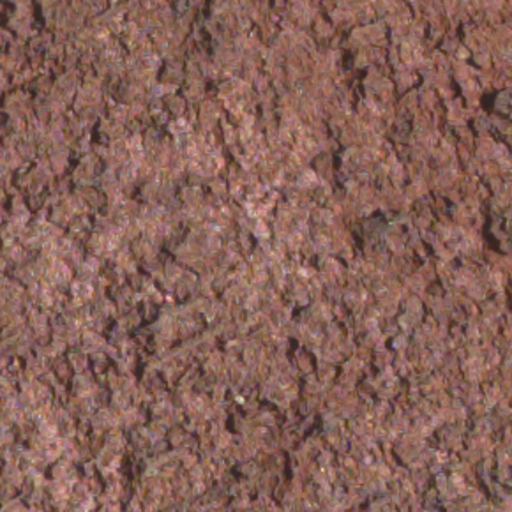
#> input picture demo_samples/01_brick.png, 512 x 512 px; its folder holds only this picture in this run
$ python texture_features.py   (older library calls are emulated)
#> lines starting #> are read from the running program, lines starting #| are printed output that depends on the picture
"""
texture_features.py - Module trích xuất đặc trưng kết cấu cục bộ (Local Texture Descriptors)
thuộc phạm vi học phần Xử lý Ảnh, phục vụ cải thiện phân loại vật liệu ở tầng lá.

Ba bộ mô tả kết cấu kinh điển:
  1. LBP (Local Binary Pattern): Mô tả cấu trúc vi kết cấu lân cận (Ojala et al., 2002)
  2. GLCM (Gray-Level Co-occurrence Matrix): Thống kê tương quan mức xám (Haralick, 1973)
  3. Gabor Filters: Phân tích tần số hướng kết cấu (Manjunath & Ma, 1996)

Tích hợp vào pipeline: ảnh -> TextureFeatureExtractor -> vector 64-d -> nối với phi(x) 256-d -> 320-d
"""
import os
import sys
import numpy as np
import cv2
from PIL import Image
import matplotlib
matplotlib.use('Agg')
import matplotlib.pyplot as plt


def compute_lbp(gray, radius=1, n_points=8):
    """
    Tính Local Binary Pattern (LBP) cho ảnh xám.
    LBP mã hóa cấu trúc vi kết cấu cục bộ bằng cách so sánh mỗi pixel
    với các điểm lân cận trên đường tròn bán kính r.

    Args:
        gray: Ảnh xám uint8 (H, W)
        radius: Bán kính vòng tròn lân cận (mặc định 1)
        n_points: Số điểm lân cận trên vòng tròn (mặc định 8)
    Returns:
        lbp_image: Ma trận LBP (H, W), giá trị 0..2^n_points - 1
    """
    h, w = gray.shape
    lbp = np.zeros((h, w), dtype=np.uint32)

    for i in range(n_points):
        angle = 2.0 * np.pi * i / n_points
        dx = radius * np.cos(angle)
        dy = -radius * np.sin(angle)

        # Nội suy song tuyến (Bilinear Interpolation) cho vị trí sub-pixel
        x0 = int(np.floor(dx))
        y0 = int(np.floor(dy))
        x1 = x0 + 1
        y1 = y0 + 1

        fx = dx - x0
        fy = dy - y0

        pad_len = int(np.ceil(radius)) + 1
        padded = np.pad(gray, pad_len, mode='reflect').astype(np.float32)

        # 4 điểm lân cận trên lưới pixel
        r = pad_len
        tl = padded[r + y0:r + y0 + h, r + x0:r + x0 + w]
        tr = padded[r + y0:r + y0 + h, r + x1:r + x1 + w]
        bl = padded[r + y1:r + y1 + h, r + x0:r + x0 + w]
        br = padded[r + y1:r + y1 + h, r + x1:r + x1 + w]

        # Nội suy song tuyến
        neighbor = (1 - fx) * (1 - fy) * tl + fx * (1 - fy) * tr + \
                   (1 - fx) * fy * bl + fx * fy * br

        # So sánh ngưỡng: nếu neighbor >= center thì bit = 1
        center = gray.astype(np.float32)
        bit = (neighbor >= center).astype(np.uint32)
        lbp |= (bit << i)

    return lbp.astype(np.uint8) if n_points <= 8 else lbp


def compute_lbp_histogram(gray, radius=1, n_points=8, n_bins=32):
    """
    Tính histogram của LBP, chuẩn hóa L1 -> vector đặc trưng.

    Args:
        gray: Ảnh xám uint8 (H, W)
        n_bins: Số bin histogram (mặc định 32)
    Returns:
        hist: Vector histogram LBP chuẩn hóa (n_bins,)
    """
    lbp = compute_lbp(gray, radius, n_points)
    max_val = 2 ** n_points
    hist, _ = np.histogram(lbp.ravel(), bins=n_bins, range=(0, max_val))
    # Chuẩn hóa L1
    hist = hist.astype(np.float32)
    total = hist.sum()
    if total > 0:
        hist /= total
    return hist


def compute_glcm_features(gray, distances=[1, 3], angles=[0, np.pi/4, np.pi/2, 3*np.pi/4]):
    """
    Tính các đặc trưng Haralick từ Gray-Level Co-occurrence Matrix (GLCM).

    4 đặc trưng chính:
      - Contrast: Đo sự chênh lệch cường độ giữa pixel và lân cận
      - Dissimilarity: Tương tự contrast nhưng tuyến tính
      - Homogeneity (IDM): Đo tính đồng nhất cục bộ
      - Energy (ASM): Đo tính đều đặn của kết cấu

    Args:
        gray: Ảnh xám uint8 (H, W)
        distances: Danh sách khoảng cách (pixel)
        angles: Danh sách góc (radian)
    Returns:
        features: Vector đặc trưng GLCM (num_distances * num_angles * 4,)
    """
    # Lượng tử hóa xuống 16 mức xám để giảm chi phí tính toán
    n_levels = 16
    quantized = (gray.astype(np.float32) / 256.0 * n_levels).astype(np.int32)
    quantized = np.clip(quantized, 0, n_levels - 1)

    features = []
    h, w = quantized.shape

    for d in distances:
        for angle in angles:
            # Tính vector dịch chuyển (offset)
            dy = -int(round(d * np.sin(angle)))
            dx = int(round(d * np.cos(angle)))

            # Khởi tạo ma trận đồng hiện
            glcm = np.zeros((n_levels, n_levels), dtype=np.float64)

            # Tính GLCM
            y_start = max(0, -dy)
            y_end = min(h, h - dy)
            x_start = max(0, -dx)
            x_end = min(w, w - dx)

            for y in range(y_start, y_end):
                for x in range(x_start, x_end):
                    i_val = quantized[y, x]
                    j_val = quantized[y + dy, x + dx]
                    glcm[i_val, j_val] += 1

            # Đối xứng hóa và chuẩn hóa
            glcm = glcm + glcm.T
            total = glcm.sum()
            if total > 0:
                glcm /= total

            # Trích xuất 4 đặc trưng Haralick
            i_idx, j_idx = np.meshgrid(range(n_levels), range(n_levels), indexing='ij')
            i_idx = i_idx.astype(np.float64)
            j_idx = j_idx.astype(np.float64)

            contrast = np.sum(glcm * (i_idx - j_idx) ** 2)
            dissimilarity = np.sum(glcm * np.abs(i_idx - j_idx))
            homogeneity = np.sum(glcm / (1.0 + (i_idx - j_idx) ** 2))
            energy = np.sum(glcm ** 2)

            features.extend([contrast, dissimilarity, homogeneity, energy])

    return np.array(features, dtype=np.float32)


def compute_gabor_features(gray, ksize=31, num_orientations=4, num_scales=3):
    """
    Trích xuất đặc trưng bộ lọc Gabor đa hướng, đa tần số.

    Gabor filter g(x,y; λ,θ,σ,γ) phân tích năng lượng kết cấu theo
    từng hướng θ và tần số không gian 1/λ.

    Args:
        gray: Ảnh xám uint8 (H, W)
        ksize: Kích thước kernel (pixel)
        num_orientations: Số hướng θ (mặc định 4: 0°, 45°, 90°, 135°)
        num_scales: Số tỉ lệ tần số λ (mặc định 3)
    Returns:
        features: Vector đặc trưng Gabor (num_orientations * num_scales * 2,)
            Mỗi cặp (mean, std) của phản hồi Gabor.
    """
    features = []
    gray_f = gray.astype(np.float32) / 255.0

    for s in range(num_scales):
        # Bước sóng λ tăng dần: λ = {4, 8, 16} pixel
        lambd = 4.0 * (2 ** s)
        sigma = lambd * 0.56  # Băng thông cố định
        gamma = 0.5  # Tỷ lệ khung hình (Aspect Ratio) của nhân Gabor

        for o in range(num_orientations):
            theta = o * np.pi / num_orientations

            # Tạo kernel Gabor
            kernel = cv2.getGaborKernel(
                (ksize, ksize), sigma, theta, lambd, gamma, psi=0, ktype=cv2.CV_32F
            )
            kernel /= (1.5 * kernel.sum() + 1e-7)

            # Lọc ảnh bằng kernel Gabor
            filtered = cv2.filter2D(gray_f, cv2.CV_32F, kernel)

            # Trích xuất trung bình và độ lệch chuẩn năng lượng
            mean_energy = np.abs(filtered).mean()
            std_energy = np.abs(filtered).std()
            features.extend([mean_energy, std_energy])

    return np.array(features, dtype=np.float32)


def extract_texture_features(image_rgb, target_dim=64):
    """
    Hàm chính: Trích xuất toàn bộ đặc trưng kết cấu từ ảnh RGB.
    Kết hợp LBP + GLCM + Gabor -> vector chuẩn hóa target_dim chiều.

    Args:
        image_rgb: Ảnh RGB uint8 (H, W, 3) hoặc đường dẫn file
        target_dim: Số chiều vector đầu ra (mặc định 64)
    Returns:
        feature_vector: numpy array (target_dim,) float32
    """
    # Xử lý đầu vào
    if isinstance(image_rgb, str):
        img = cv2.imread(image_rgb)
        if img is None:
            return np.zeros(target_dim, dtype=np.float32)
        image_rgb = cv2.cvtColor(img, cv2.COLOR_BGR2RGB)

    if isinstance(image_rgb, Image.Image):
        image_rgb = np.array(image_rgb.convert('RGB'))

    # Chuyển sang ảnh xám
    if image_rgb.ndim == 3:
        gray = cv2.cvtColor(image_rgb, cv2.COLOR_RGB2GRAY)
    else:
        gray = image_rgb

    # Resize về 128x128 để tốc độ tính toán ổn định
    gray_resized = cv2.resize(gray, (128, 128), interpolation=cv2.INTER_AREA)

    # 1. LBP histogram (32-d)
    lbp_hist = compute_lbp_histogram(gray_resized, radius=1, n_points=8, n_bins=32)

    # 2. GLCM features: 2 khoảng cách × 4 hướng × 4 đặc trưng = 32-d
    glcm_feat = compute_glcm_features(gray_resized, distances=[1, 3])

    # 3. Gabor features: 3 tần số × 4 hướng × 2 (mean, std) = 24-d
    gabor_feat = compute_gabor_features(gray_resized, num_orientations=4, num_scales=3)

    # Nối tất cả: 32 + 32 + 24 = 88-d
    raw_features = np.concatenate([lbp_hist, glcm_feat, gabor_feat])

    # Chuẩn hóa L2
    norm = np.linalg.norm(raw_features)
    if norm > 0:
        raw_features = raw_features / norm

    # Chiếu về target_dim bằng cắt/pad (hoặc PCA nếu có sklearn)
    if len(raw_features) >= target_dim:
        feature_vector = raw_features[:target_dim]
    else:
        feature_vector = np.pad(raw_features, (0, target_dim - len(raw_features)))

    return feature_vector.astype(np.float32)


def visualize_texture_analysis(image_rgb, output_path=None):
    """
    Tạo bảng trực quan hóa phân tích kết cấu: LBP, GLCM Energy Map, Gabor Responses.

    Args:
        image_rgb: Ảnh RGB uint8 (H, W, 3)
        output_path: Đường dẫn lưu ảnh kết quả (None = không lưu, trả về figure)
    Returns:
        fig: Matplotlib figure object
    """
    import matplotlib.pyplot as plt

    if image_rgb.ndim == 3:
        gray = cv2.cvtColor(image_rgb, cv2.COLOR_RGB2GRAY)
    else:
        gray = image_rgb

    gray_128 = cv2.resize(gray, (128, 128))

    # 1. LBP image
    lbp_img = compute_lbp(gray_128, radius=1, n_points=8)

    # 2. GLCM Energy Map (sliding window)
    win_size = 16
    h, w = gray_128.shape
    energy_map = np.zeros((h, w), dtype=np.float32)
    for y in range(0, h - win_size, win_size // 2):
        for x in range(0, w - win_size, win_size // 2):
            patch = gray_128[y:y+win_size, x:x+win_size]
            glcm_f = compute_glcm_features(patch, distances=[1], angles=[0])
            energy_map[y:y+win_size, x:x+win_size] = glcm_f[3]  # energy value

    # 3. Gabor responses (4 hướng)
    gabor_responses = []
    gray_f = gray_128.astype(np.float32) / 255.0
    for o in range(4):
        theta = o * np.pi / 4
        kernel = cv2.getGaborKernel((31, 31), 4.0*0.56, theta, 4.0, 0.5, 0, cv2.CV_32F)
        kernel /= (1.5 * kernel.sum() + 1e-7)
        resp = cv2.filter2D(gray_f, cv2.CV_32F, kernel)
        gabor_responses.append(np.abs(resp))

    # 4. Sobel Magnitude
    sx = cv2.Sobel(gray_128, cv2.CV_64F, 1, 0, ksize=3)
    sy = cv2.Sobel(gray_128, cv2.CV_64F, 0, 1, ksize=3)
    sobel_mag = np.sqrt(sx**2 + sy**2)

    fig, axes = plt.subplots(2, 4, figsize=(18, 9))

    axes[0, 0].imshow(image_rgb if image_rgb.ndim == 3 else gray, cmap='gray' if image_rgb.ndim == 2 else None)
    axes[0, 0].set_title("Ảnh gốc (Original)", fontweight='bold')
    axes[0, 0].axis('off')

    axes[0, 1].imshow(lbp_img, cmap='gray')
    axes[0, 1].set_title("LBP (Local Binary Pattern)", fontweight='bold')
    axes[0, 1].axis('off')

    axes[0, 2].imshow(energy_map, cmap='hot')
    axes[0, 2].set_title("GLCM Energy Map", fontweight='bold')
    axes[0, 2].axis('off')

    axes[0, 3].imshow(sobel_mag, cmap='magma')
    axes[0, 3].set_title("Sobel Gradient Magnitude", fontweight='bold')
    axes[0, 3].axis('off')

    gabor_titles = ["Gabor 0°", "Gabor 45°", "Gabor 90°", "Gabor 135°"]
    for i in range(4):
        axes[1, i].imshow(gabor_responses[i], cmap='inferno')
        axes[1, i].set_title(gabor_titles[i], fontweight='bold')
        axes[1, i].axis('off')

    plt.suptitle("Phân tích Đặc trưng Kết cấu Cục bộ (Texture Feature Analysis)",
                 fontsize=15, fontweight='bold', y=0.98)
    plt.tight_layout()

    if output_path:
        os.makedirs(os.path.dirname(output_path) if os.path.dirname(output_path) else '.', exist_ok=True)
        plt.savefig(output_path, dpi=200, bbox_inches='tight')
        print(f"-> Đã lưu trực quan hóa kết cấu vào: {output_path}")

    return fig


if __name__ == "__main__":
    import os
    import glob

    # Test trích xuất đặc trưng trên ảnh demo
    demo_files = sorted(glob.glob("demo_samples/*.png"))
    if demo_files:
        print("=== KIỂM THỬ TRÍCH XUẤT ĐẶC TRƯNG KẾT CẤU ===")
        for f in demo_files[:3]:
            img = cv2.imread(f)
#> img is the input picture: shape (512, 512, 3); mean B, G, R 88.2, 97.6, 135.8
            if img is not None:
                img_rgb = cv2.cvtColor(img, cv2.COLOR_BGR2RGB)
                feat = extract_texture_features(img_rgb, target_dim=64)
#> after the loop in compute_lbp, `for i in range(n_points):`:
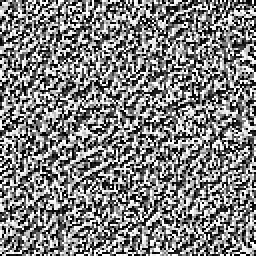
#> lbp: shape (128, 128) uint32 (shown 2 times larger); min 0, max 255, mean 128.4
#> in compute_lbp_histogram, `hist, _ = np.histogram(lbp.ravel(), bins=n_bins, range=(0, max_val))`: hist = 32 values, max 2829 at index 0, min 44 at index 5, mean 512
#> in compute_lbp_histogram, `total = hist.sum()`: total = 16384
#> in compute_lbp_histogram, `hist /= total`: hist = 32 values, max 0.173 at index 0, min 0.00269 at index 5, mean 0.0312
#> in extract_texture_features, `lbp_hist = compute_lbp_histogram(gray_resized, radius=1, n_points=8, n..`: lbp_hist has the same summary as hist in compute_lbp_histogram
#> in compute_glcm_features, `quantized = (gray.astype(np.float32) / 256.0 * n_levels).astype(np.int..`:
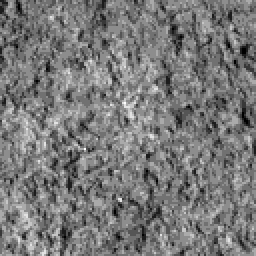
#> quantized: shape (128, 128) int32 (shown 2 times larger); min 2, max 11, mean 6.28; drawn with min black and max white
#> after the loop in compute_glcm_features, `for d in distances:`: features = 32 values, max 2.81 at index 16, min 0.0584 at index 19, mean 0.913
#> in extract_texture_features, `glcm_feat = compute_glcm_features(gray_resized, distances=[1, 3])`: glcm_feat has the same summary as features in compute_glcm_features
#> after the loop in compute_gabor_features, `for s in range(num_scales):`:
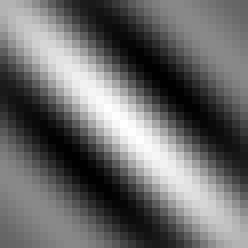
#> kernel: shape (31, 31) float32 (shown 8 times larger); min -0.0224, max 0.0327, mean 0.000694; drawn with min black and max white
#> after the loop in compute_gabor_features, `for s in range(num_scales):`: features = [1.82, 1.37, 1.3, 1.03, 0.903, 0.698, 1.52, 1.19, 2.17, 1.81, 0.659, 0.493, 1.19, 0.934, 0.701, 0.504, 0.285, 0.135, 0.283, 0.0918, 0.282, 0.103, 0.281, 0.0922]
#> in extract_texture_features, `gabor_feat = compute_gabor_features(gray_resized, num_orientations=4, ..`: gabor_feat = 24 values, max 2.17 at index 8, min 0.0918 at index 19, mean 0.827
#> in extract_texture_features, `raw_features = np.concatenate([lbp_hist, glcm_feat, gabor_feat])`: raw_features = 88 values, max 2.81 at index 48, min 0.00269 at index 5, mean 0.569
#> in extract_texture_features, `norm = np.linalg.norm(raw_features)`: norm = 8.41
#> in extract_texture_features, `raw_features = raw_features / norm`: raw_features = 88 values, max 0.334 at index 48, min 0.000319 at index 5, mean 0.0677
#> in extract_texture_features, `feature_vector = raw_features[:target_dim]`: feature_vector = 64 values, max 0.334 at index 48, min 0.000319 at index 5, mean 0.0561
#> feat has the same summary as feature_vector in extract_texture_features
                name = os.path.basename(f)
                print(f"  {name}: shape={feat.shape}, min={feat.min():.4f}, max={feat.max():.4f}, norm={np.linalg.norm(feat):.4f}")
#|   01_brick.png: shape=(64,), min=0.0003, max=0.3337, norm=0.8037

        # Tạo trực quan hóa cho ảnh đầu tiên
        first_img = cv2.cvtColor(cv2.imread(demo_files[0]), cv2.COLOR_BGR2RGB)
        visualize_texture_analysis(first_img, output_path="outputs/texture_analysis_demo.png")
#> call 2 of compute_lbp, with radius = 1, n_points = 8
#> after the loop in compute_lbp (call 2), `for i in range(n_points):`:
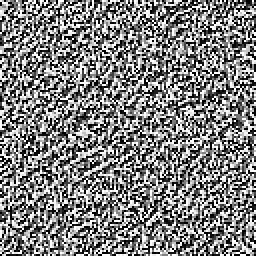
#> lbp: shape (128, 128) uint32 (shown 2 times larger); min 0, max 255, mean 128.1
#> after the loop in visualize_texture_analysis, `for y in range(0, h - win_size, win_size // 2):`:
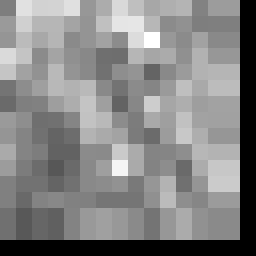
#> energy_map: shape (128, 128) float32 (shown 2 times larger); min 0, max 0.106, mean 0.0554; drawn with min black and max white
#> in visualize_texture_analysis, `gabor_responses = []`: gabor_responses = []
#> after the loop in visualize_texture_analysis, `for o in range(4):`:
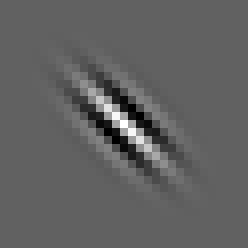
#> kernel: shape (31, 31) float32 (shown 8 times larger); min -3.2, max 5.16, mean 0.000694; drawn with min black and max white
#> after the loop in visualize_texture_analysis, `for o in range(4):`: gabor_responses = 4 items
#> in visualize_texture_analysis, `plt.savefig(output_path, dpi=200, bbox_inches='tight')`:
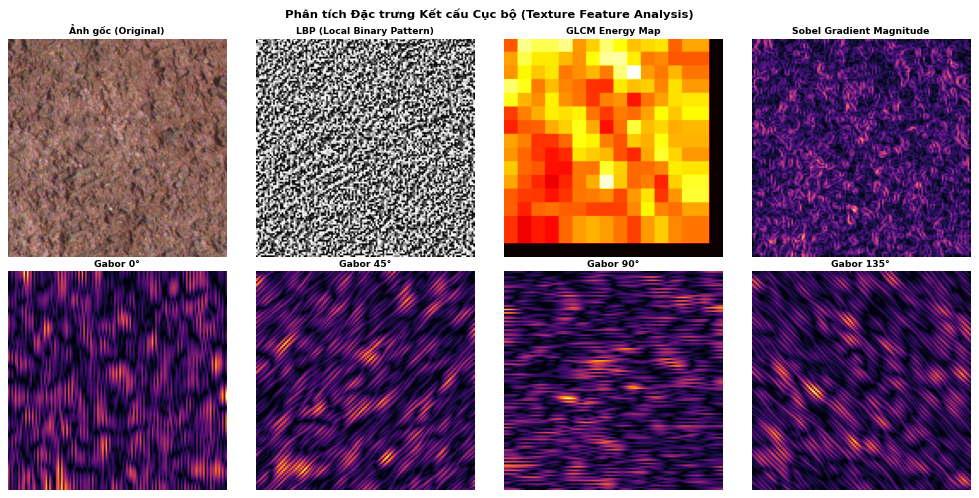
#> figure drawn by matplotlib, 8 panels
    else:
        print("Không tìm thấy ảnh demo. Chạy từ thư mục gốc dự án.")

$ run again, on demo_samples/06_gravel.png
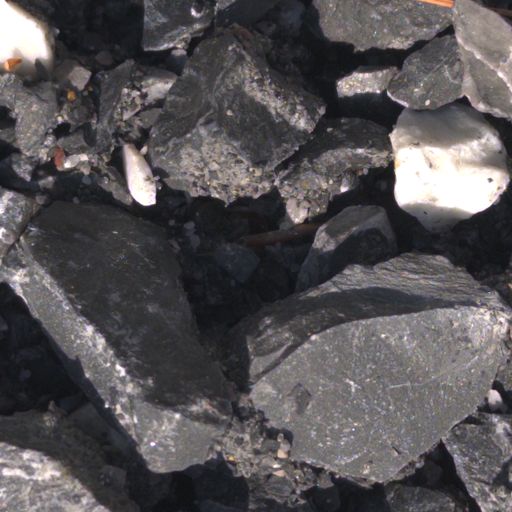
#> input picture demo_samples/06_gravel.png, 512 x 512 px
#> img is the input picture: shape (512, 512, 3); mean B, G, R 84.6, 82.3, 85.7
#> in compute_lbp_histogram, `hist, _ = np.histogram(lbp.ravel(), bins=n_bins, range=(0, max_val))`: hist = 32 values, max 2957 at index 31, min 41 at index 21, mean 512
#> total = 16384
#> in compute_lbp_histogram, `hist /= total`: hist = 32 values, max 0.18 at index 31, min 0.0025 at index 21, mean 0.0312
#> lbp_hist has the same summary as hist in compute_lbp_histogram
#> after the loop in compute_glcm_features, `for d in distances:`: features = 32 values, max 5.98 at index 24, min 0.028 at index 27, mean 1.36
#> glcm_feat has the same summary as features in compute_glcm_features
#> after the loop in compute_gabor_features, `for s in range(num_scales):`: features = [1.28, 1.6, 1.24, 1.39, 1.51, 1.72, 1.37, 1.59, 2.33, 2.8, 0.943, 0.948, 3.2, 3.31, 1.2, 1.14, 0.299, 0.271, 0.288, 0.212, 0.401, 0.362, 0.342, 0.284]
#> gabor_feat = 24 values, max 3.31 at index 13, min 0.212 at index 19, mean 1.25
#> in extract_texture_features, `raw_features = np.concatenate([lbp_hist, glcm_feat, gabor_feat])`: raw_features = 88 values, max 5.98 at index 56, min 0.0025 at index 21, mean 0.846
#> norm = 14.18
#> in extract_texture_features, `raw_features = raw_features / norm`: raw_features = 88 values, max 0.422 at index 56, min 0.000177 at index 21, mean 0.0597
#> feature_vector = 64 values, max 0.422 at index 56, min 0.000177 at index 21, mean 0.049
#> feat has the same summary as feature_vector in extract_texture_features
#|   06_gravel.png: shape=(64,), min=0.0002, max=0.4217, norm=0.8460
#> after the loop in visualize_texture_analysis, `for y in range(0, h - win_size, win_size // 2):`:
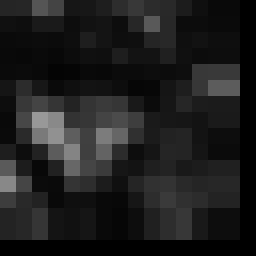
#> energy_map: shape (128, 128) float32 (shown 2 times larger); min 0, max 0.598, mean 0.119
#> in visualize_texture_analysis, `gabor_responses = []`: gabor_responses = []
#> after the loop in visualize_texture_analysis, `for o in range(4):`: gabor_responses = 4 items
#> in visualize_texture_analysis, `sobel_mag = np.sqrt(sx**2 + sy**2)`:
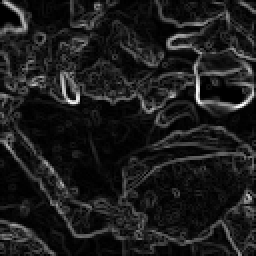
#> sobel_mag: shape (128, 128) float64 (shown 2 times larger); min 0, max 936, mean 105.2; drawn with min black and max white
